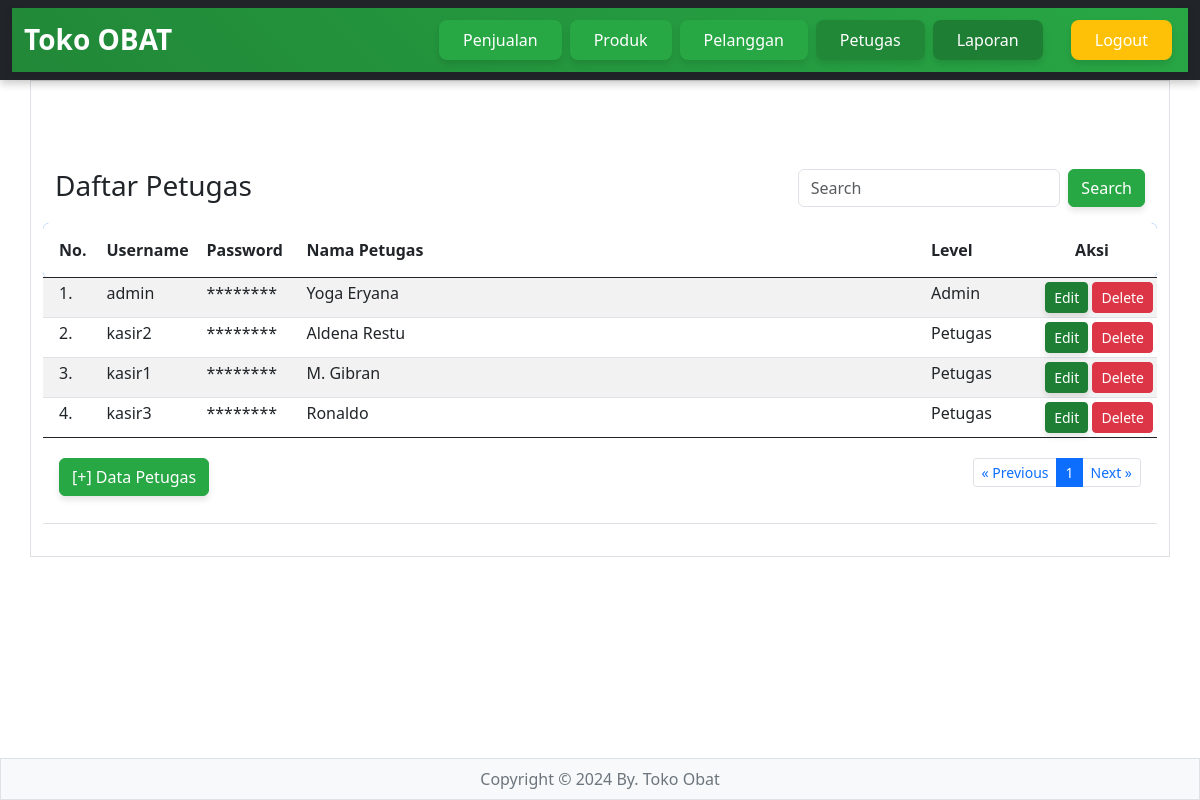
Page /petugas/index.php (signed in) on the committed database.
### tables this page shows
CREATE TABLE `petugas` (
  `id_petugas` int(11) NOT NULL,
  `username` varchar(30) DEFAULT NULL,
  `password` varchar(100) DEFAULT NULL,
  `nama_petugas` varchar(35) DEFAULT NULL,
  `level` enum('admin','petugas') DEFAULT NULL
);

### petugas/index.php (the view, shortened to what this page needs)
<?php
if(!isset($_SESSION['username'])&&!isset($_SESSION['password'])){
?>
<meta http-equiv="refresh" content="0;url=../login.php">
<?php
}else{
?>
<html>
<!DOCTYPE html>
<html lang="en">
<head>
    <link rel="stylesheet" href="../bootstrap/css/bootstrap.min.css" />
</head>
<body>
<?php include "../header.php" ?>
<main class="container border py-3">
<br><br><br>
<div class="container">
	<div class="row">
			<div class="col-sm-8"><h3>Daftar Petugas</h3></div>
			<div class="col-sm-4">
					<form class="d-flex" method="GET" action="">
        	<input class="form-control me-2" type="text" placeholder="Search" name="np">
        	<button class="btn btn-primary" type="submit">Search</button>
      </form>
			</div>
	</div>
</div>
<table class="table table-hover table-striped table-sm">
	<thead class="bg-primary text-white">
		<tr>
			<th class="p-3 rounded-start" width="55px">No.</th>
			<th class="py-3" width="100px">Username</th>
			<th class="py-3" width="100px">Password</th>
			<th class="py-3">Nama Petugas</th>
			<th class="py-3" width="100px">Level</th>
			<th class="py-3 text-center rounded-end" width="130px">Aksi</th>
		</tr>
	</thead>
	<tbody>
		<?php
		include "../config.php";
		$batas = 10;
		$halaman = isset($_GET['halaman'])?(int)$_GET['halaman'] : 1;
		$halaman_awal = ($halaman>1) ? ($halaman * $batas) - $batas : 0;
		$previous = $halaman - 1;
		$next = $halaman + 1;
		if(isset($_GET['np'])){
			$np=$_GET['np'];
			$sqldata="select * from petugas where nama_petugas like '%$np%'";
		}else{
			$sqldata="select * from petugas";
		}
		$resdata=mysqli_query($koneksi,$sqldata);
		$jumlah_data = mysqli_num_rows($resdata);
		$total_halaman = ceil($jumlah_data / $batas);
		if(isset($_GET['np'])){
			$np=$_GET['np'];
			$sql="select * from petugas where nama_petugas like '%$np%' limit $halaman_awal, $batas";
		}else{
			$sql="select * from petugas limit $halaman_awal, $batas";
		}
		$result=mysqli_query($koneksi,$sql);
		$no= $halaman_awal+1;
		while($data=mysqli_fetch_array($result)){
		?>
		<tr>
				<td class="px-3"><?= $no ?>.</td>
				<td><?= $data['username'] ?></td>
				<td>********</td>
				<td><?= $data['nama_petugas'] ?></td>
				<td class="text-capitalize"><?= $data['level'] ?></td>
				<td align="right">
					<a href="" class="btn btn-success btn-sm" data-bs-toggle="modal" data-bs-target="#modaledit<?= $data['id_petugas'] ?>">Edit</a>
					<a class="btn btn-danger btn-sm" href="delete.php?id=<?= $data['id_petugas'] ?>" onclick="return confirm('Apakah Anda Yakin data Petugas <?= $data['nama_petugas'] ?> akan dihapus ?')" class="hapus">Delete</a>
				</td>
		</tr>
		<?php
		$no++;
		}
		?>
	</tbody>
	<tfoot>
		<tr>
			<td colspan="6" class="text-center">
				<div class="container">
					<div class="row">
						<div class="col-4 text-start py-3">
							<button type="button" class="btn btn-primary" data-bs-toggle="modal" data-bs-target="#myModal">[+] Data Petugas</button>
						</div>
						<div class="col-8 text-end py-3">
							<ul class="pagination justify-content-end pagination-sm">
								<li class="page-item"><a class="page-link" <?php if($halaman > 1){ echo "href='?halaman=$previous'"; } ?>>&laquo; Previous</a></li>
								<?php
								for($x=1;$x<=$total_halaman;$x++){
									if($x==$halaman){
								?>
									<li class="page-item active"><a class="page-link" href="?halaman=<?php echo $x ?>"><?php echo $x; ?></a></li>
								<?php
									}else{
								?>
									<li class="page-item"><a class="page-link" href="?halaman=<?php echo $x ?>"><?php echo $x; ?></a></li>
								<?php
									}
								}
								?>
								<li class="page-item"><a class="page-link" <?php if($halaman < $total_halaman) { echo "href='?halaman=$next'"; } ?>>Next &raquo;</a></li>
							</ul>
						</div>
					</div>
				</div>
			</td>
		</tr>
	</tfoot>
</table>
</main>
<?php include "../footer.php" ?>
</body>
</html>
<?php } ?>

### header.php (style rules this page uses)
.btn-primary { background-color: #28a745; border-color: #28a745; box-shadow: 0 4px 6px rgba(0, 0, 0, 0.1); transition: all 0.3s ease; }
.btn-success { background-color: #1e7e34; border-color: #1e7e34; box-shadow: 0 4px 6px rgba(0, 0, 0, 0.1); }
body { padding-top: 80px; }

### rows in the picture
petugas: username "admin", nama_petugas "Yoga Eryana", level "Admin"
petugas: username "kasir2", nama_petugas "Aldena Restu", level "Petugas"
petugas: username "kasir1", nama_petugas "M. Gibran", level "Petugas"
petugas: username "kasir3", nama_petugas "Ronaldo", level "Petugas"
